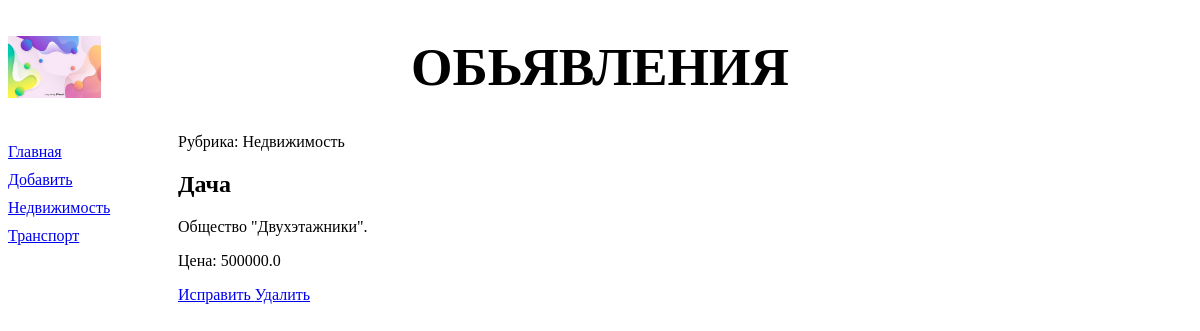
The page /bboard/detail/1/ on the database as committed earlier.
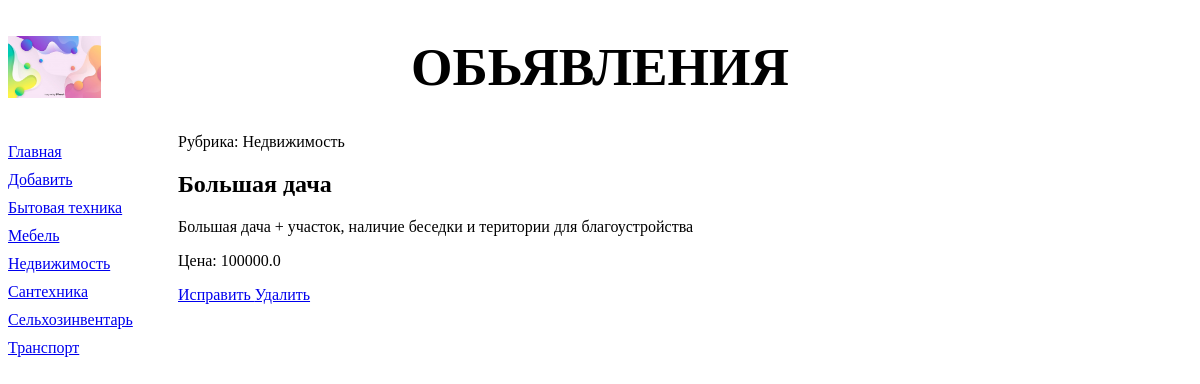
The same page on the database as committed later.
### bboard/models.py (models this page shows, shortened)
class Rubric(models.Model):
    name = models.CharField(max_length=20, db_index=True, verbose_name='Название')
    objects = RubricManager()
    class Meta:
        verbose_name_plural = 'Рубрики'
        verbose_name = 'Рубрика'
        ordering = ['name']

class Bb(models.Model):
    KINDS = (
        (None, 'Выберете разряд публикуемого обьявления'),
        ('b', 'Куплю'),
        ('s', 'Продам'),
        ('c', 'Обменяю')
    )
    title = models.CharField(max_length=50, verbose_name='Товар')
    content = models.TextField(null=True, blank=True, verbose_name='Описание')
    price = models.FloatField(null=True, blank=True, verbose_name='Цена')
    published = models.DateTimeField(auto_now_add=True, db_index=True, verbose_name='Опубликовано')
    rubric = models.ForeignKey('Rubric', null=True, on_delete=models.PROTECT, verbose_name='Рубрика')
    kind = models.CharField(max_length=1, choices=KINDS, default='b', verbose_name='Вид обьявления')
    objects = models.Manager()
    reverse = BbManager()
    class Meta:
        verbose_name_plural = 'Обьявления'
        verbose_name = 'Обьявление'
        ordering = ['-published']

### bboard/views.py (the view)
# urls.py: path('detail/<int:pk>/', BbDetailView.as_view(), name='detail'),
class BbDetailView(DetailView):
    model = Bb
    def get_context_data(self, *args, **kwargs):
        context = super().get_context_data(*args, **kwargs)
        context['rubrics'] = Rubric.objects.all()
        return context

### bboard/models.py (called while the page is built)
    def get_queryset(self):
        return RubricQuerySet(self.model, using=self._db)

### bboard/templates/bboard/bb_detail.html (shortened to what this page needs)
{% extends 'layout/basic.html' %}
{% block content %}
    <p> Рубрика: {{ bb.rubric.name }} </p>
    <h2> {{ bb.title }} </h2>
    <p> {{ bb.content }}</p>
    <p> Цена: {{ bb.price }}</p>
    <p>
        <a href="{% url 'edit' pk=bb.pk %}"> Исправить </a>
        <a href="{% url 'delete' pk=bb.pk %}"> Удалить </a>
    </p>
{% endblock %}

### bboard/templates/layout/basic.html (shortened to what this page needs)
{% load static %}
<!DOCTYPE html>
<html>
    <head>
        <link rel="stylesheet" type="text/css"
        href="{% static 'bboard/style.css' %}">
    </head>
    <body>
        <header>
            <h1> Обьявления </h1>
        </header>
        <nav>
            <a href="{% url 'index' %}"> Главная </a>
            <a href="{% url 'add' %}"> Добавить </a>
            {% for rubric in rubrics %}
            <a href="{% url 'by_rubric' rubric.pk %}"> {{ rubric.name }} </a>
            {% endfor %}
        </nav>
        <section>
        {% block content %}
        {% endblock %}
        </section>
    </body>
    </head>
</html>

Rows that differ between the two databases and show on the page:
added Rubric: name "Бытовая техника"
added Rubric: name "Мебель"
added Rubric: name "Сантехника"
added Rubric: name "Сельхозинвентарь"
changed Bb "Недвижимость": title "Дача" → "Большая дача"; content "Общество \"Двухэтажники\"." → "Большая дача + участок, наличие беседки и територии для благоустройства"; price "500000.0" → "100000.0"
